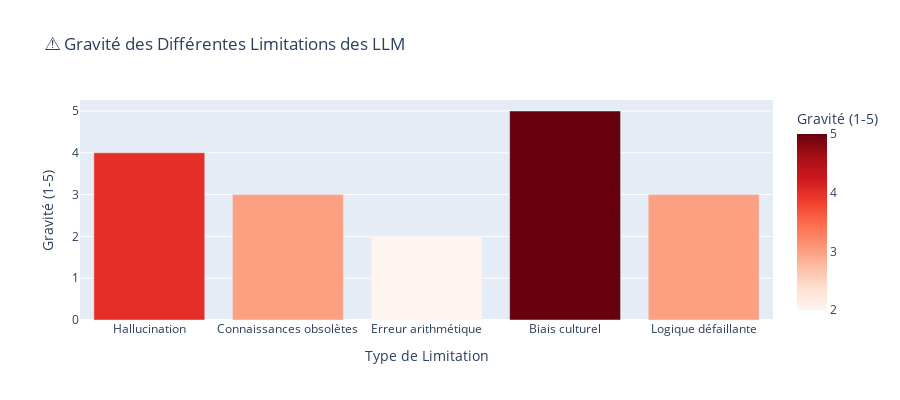

Here is the notebook cell this chart was saved with:
### Markdown cell above
## ⚠️ Concept #5 : Limitations et Biais

### Limitations Techniques

#### 🔄 Hallucinations
- **Définition** : Génération d'informations fausses avec confiance
- **Cause** : Le modèle "invente" pour compléter
- **Exemple** : Inventer des références bibliographiques

#### 📅 Coupure de Connaissances
- **Problème** : Pas d'info après la date d'entraînement
- **GPT-4** : Connaissances jusqu'à avril 2023
- **Solution** : RAG, recherche web, mise à jour

#### 🧮 Arithmétique et Logique
- **Faiblesse** : Erreurs sur calculs complexes
- **Cause** : Pas une calculatrice, mais prédicteur de texte
- **Solution** : Outils externes, vérification

### Biais et Problèmes Éthiques

#### 📊 Biais des Données
- **Origine** : Biais présents dans les données d'entraînement
- **Types** : Sexisme, racisme, stéréotypes culturels
- **Impact** : Discrimination dans les applications

#### 🎭 Anthropomorphisme
- **Problème** : Tendance à attribuer des émotions/intentions
- **Réalité** : Pas de conscience, juste statistiques
- **Danger** : Confiance excessive, manipulation possible

### Comment Mitiger ces Risques ?

1. **🔍 Vérification** : Toujours vérifier les faits importants
2. **🎯 Prompts clairs** : Instructions précises et contexte
3. **🛡️ Guardrails** : Systèmes de sécurité et filtres
4. **👥 Humain dans la boucle** : Supervision humaine critique
5. **📊 Tests de biais** : Évaluation régulière sur cas edge

### Code cell
# Démonstration des limitations avec des exemples
limitations_exemples = {
    'Type de Limitation': [
        'Hallucination',
        'Connaissances obsolètes', 
        'Erreur arithmétique',
        'Biais culturel',
        'Logique défaillante'
    ],
    'Exemple Problématique': [
        'Inventer des citations d\'articles inexistants',
        'Ignorer les événements post-2023',
        'Erreur sur 8743 × 2847 = ?',
        'Associer certains métiers à un genre',
        'Contradictions dans un raisonnement long'
    ],
    'Impact Potentiel': [
        'Désinformation, perte de crédibilité',
        'Décisions basées sur infos périmées',
        'Erreurs financières ou techniques',
        'Discrimination, renforcement stéréotypes',
        'Mauvaises décisions stratégiques'
    ],
    'Solution/Mitigation': [
        'Vérification sources, fact-checking',
        'RAG, recherche web temps réel',
        'Calculatrice externe, vérification',
        'Tests de biais, prompts inclusifs',
        'Décomposition en étapes, validation'
    ],
    'Gravité (1-5)': [4, 3, 2, 5, 3]
}

df_limitations = pd.DataFrame(limitations_exemples)

# Visualisation des niveaux de gravité
fig = px.bar(df_limitations, 
             x='Type de Limitation', 
             y='Gravité (1-5)',
             color='Gravité (1-5)',
             color_continuous_scale='Reds',
             title='⚠️ Gravité des Différentes Limitations des LLM')

fig.update_layout(height=400)
fig.show()

# Tableau détaillé
print("⚠️ GUIDE DES LIMITATIONS ET SOLUTIONS")
print("=" * 80)

for _, row in df_limitations.iterrows():
    print(f"\n🚨 {row['Type de Limitation']} (Gravité: {row['Gravité (1-5)']}/5)")
    print(f"   Exemple: {row['Exemple Problématique']}")
    print(f"   Impact: {row['Impact Potentiel']}")
    print(f"   ✅ Solution: {row['Solution/Mitigation']}")

print("\n💡 Bonnes Pratiques Générales:")
print("  🔍 Ne jamais faire confiance aveuglément")
print("  📝 Documenter les limitations connues")
print("  🧪 Tester sur des cas edge régulièrement")
print("  👥 Maintenir une supervision humaine")
print("  📊 Monitorer les performances en continu")
print("  🛡️ Implémenter des guardrails appropriés")

### Figure 1 — Plotly figure (JSON) as saved in the notebook; plotly's stock layout.template omitted (floating-point values rounded to 4 significant figures)
{"data": [{"hovertemplate": "Type de Limitation=%{x}<br>Gravité (1-5)=%{marker.color}<extra></extra>", "legendgroup": "", "marker": {"color": [4, 3, 2, 5, 3], "coloraxis": "coloraxis", "pattern": {"shape": ""}}, "name": "", "orientation": "v", "showlegend": false, "textposition": "auto", "type": "bar", "x": ["Hallucination", "Connaissances obsolètes", "Erreur arithmétique", "Biais culturel", "Logique défaillante"], "xaxis": "x", "y": [4, 3, 2, 5, 3], "yaxis": "y"}], "layout": {"barmode": "relative", "coloraxis": {"colorbar": {"title": {"text": "Gravité (1-5)"}}, "colorscale": [[0, "rgb(255,245,240)"], [0.125, "rgb(254,224,210)"], [0.25, "rgb(252,187,161)"], [0.375, "rgb(252,146,114)"], [0.5, "rgb(251,106,74)"], [0.625, "rgb(239,59,44)"], [0.75, "rgb(203,24,29)"], [0.875, "rgb(165,15,21)"], [1, "rgb(103,0,13)"]]}, "height": 400, "legend": {"tracegroupgap": 0}, "title": {"text": "⚠️ Gravité des Différentes Limitations des LLM"}, "xaxis": {"anchor": "y", "domain": [0, 1], "title": {"text": "Type de Limitation"}}, "yaxis": {"anchor": "x", "domain": [0, 1], "title": {"text": "Gravité (1-5)"}}}}
